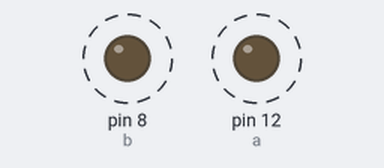
A sketch run on a simulated Arduino Uno, built with avr-gcc and run on an emulated ATmega328P. On the bench: output pins drawn as LEDs (lit = HIGH). Dashed ring = blinking.

Above: at 0.06 s.
Timing chart, 0 to 3.0 s (numbered marks = the images above):
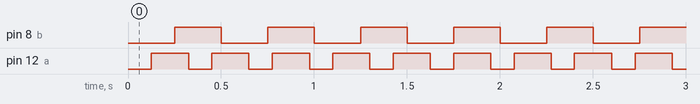

Measured:
- by itself, pin 8 (b): alternates HIGH for 0.25 s and LOW for 0.25 s
- by itself, pin 12 (a): alternates HIGH for 0.20 s and LOW for 0.12 s

The sketch:

Blink.ino
```cpp
const int a=12;
const int b=8;
unsigned long at,bt,atemp;
boolean ati,atei,bi;
int boolTurn(boolean in);

void setup()
{
  pinMode(a, OUTPUT);
  pinMode(b,OUTPUT);
  at=millis();
  bt=millis();
  ati=true;
  atei=true;
  bi=false;
}

void loop()
{
  //The action of LED a : at-on->atemp-off->at...
  if(ati && millis()-at>=125)
  {
    atemp=millis();
    ati=false;
    atei=true;
    digitalWrite(a,HIGH);
  }
  if(atei && millis()-atemp>=200)
  {
    at=millis();
    atei=false;
    ati=true;
    digitalWrite(a,LOW);
  }

  //The action of LED b : bt-on->bt-off->bt...
  if(millis()-bt>=250)
  {
    bt=millis();
    bi=!bi;
    digitalWrite(b,boolTurn(bi));
  }

  //For the condition of the unisgned long overflow
  if(bt>millis()||at>millis()||atemp>millis())
  {
    at=millis();
    bt=millis();
    bi=false;
  }


}

int boolTurn(boolean in)
{
  if(in)  return HIGH;
  else return LOW;
}
```
